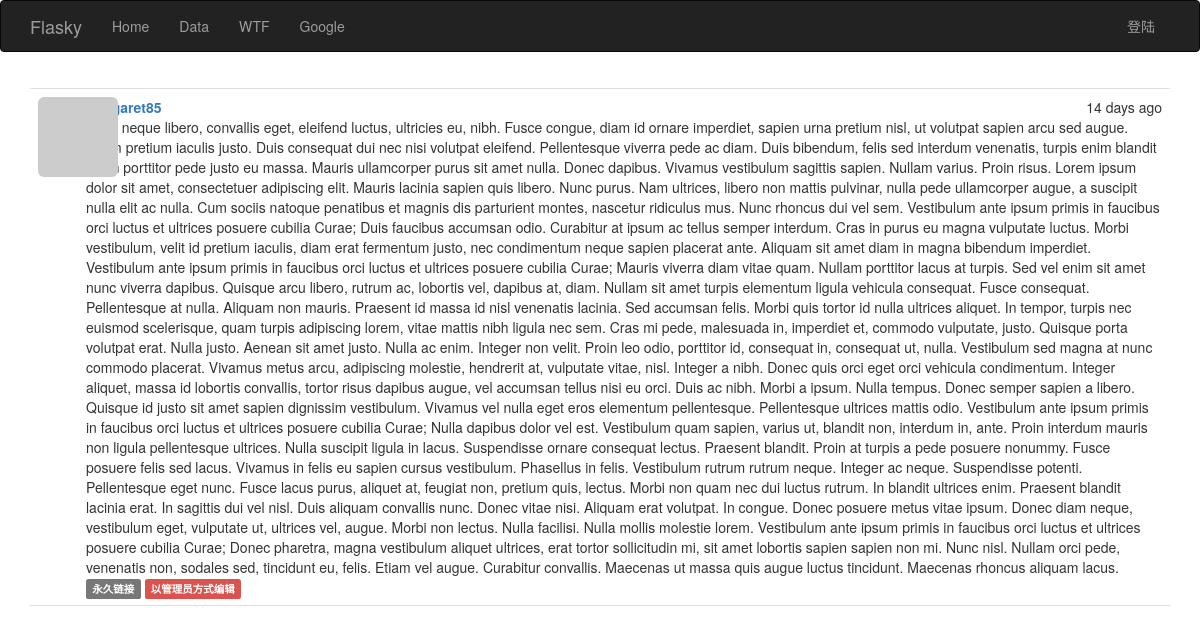
The page /post/12 on the database its author committed.
### app/models.py (models this page shows, shortened)
class Post(db.Model):
    __tablename__ = 'posts'
    id = db.Column(db.Integer,primary_key=True)
    body = db.Column(db.Text)
    timestamp = db.Column(db.DateTime,index=True,default=datetime.utcnow)
    author_id = db.Column(db.Integer,db.ForeignKey('users.id'))
    body_html = db.Column(db.Text)

class User(UserMixin,db.Model):
    __tablename__ = 'users'
    id = db.Column(db.Integer, primary_key=True)
    email = db.Column(db.String(64),unique=True,index=True)
    username = db.Column(db.String(64), unique=True, index=True)
    password_hash = db.Column(db.String(128))
    role_id = db.Column(db.Integer, db.ForeignKey('roles.id'))
    confirmed = db.Column(db.Boolean,default=False)
    name = db.Column(db.String(64))
    location = db.Column(db.String(64))
    about_me = db.Column(db.Text())
    member_since = db.Column(db.DateTime(),default=datetime.utcnow)
    last_seen = db.Column(db.DateTime(),default=datetime.utcnow)
    avatar_hash = db.Column(db.String(32))
    posts = db.relationship('Post',backref='author',lazy='dynamic')
    test1 = db.Column(db.String(32))
    followed = db.relationship('Follow',
                               foreign_keys=[Follow.follower_id],
                               backref=db.backref('follower',lazy='joined'),
                               lazy='dynamic',
                               cascade = 'all,delete-orphan')
    followers = db.relationship('Follow',
                               foreign_keys=[Follow.followed_id],
                               backref=db.backref('followed',lazy='joined'),
                               lazy='dynamic',
                               cascade='all,delete-orphan')
    @property
    def password(self):
        raise AttributeError('password is not a readable attribute')
    def gravatar(self,size=100,default='identicon',rating='g'):
        if request.is_secure:
            url = 'https://secure.gravatar.com/avatar'
        else:
            url = 'http://www.gravatar.com/avatar'
        hash = self.avatar_hash
        return '{url}/{hash}?s={size}&d={default}&r={rating}'.format(url=url,hash=hash,size=size,default=default,rating=rating)

### app/main/views.py (the view)
@main.route('/post/<int:id>')
def post(id):
    post = Post.query.get_or_404(id)
    return render_template('post.html',posts=[post])

### app/auth/views.py (called while the page is built)
@auth.before_app_request
def before_request():
    if current_user.is_authenticated:
        current_user.ping()
        if not current_user.confirmed and request.endpoint[:5] !='auth.':
            return  redirect(url_for('auth.unconfirmed'))

### app/main/__init__.py (called while the page is built)
@main.app_context_processor
def inject_permissions():
    return dict(Permission=Permission)

### app/templates/post.html (shortened to what this page needs)
{% extends "base.html" %}
{% block page_content %}
{% include '_posts.html' %}
{% endblock %}

### app/templates/_posts.html
<ul class="posts">
    {% for post in posts %}
    <li class="post">
        <div class="post-thumbnail">
            <a href="{{ url_for('.user', username=post.author.username) }}">
                <img class="img-rounded profile-thumbnail" src="{{ post.author.gravatar(size=40) }}">
            </a>
        </div>
        <div class="post-content">
            <div class="post-date">{{ moment(post.timestamp).fromNow() }}</div>
            <div class="post-author"><a href="{{ url_for('.user', username=post.author.username) }}">{{ post.author.username }}</a></div>
            <div class="post-body">
                {% if post.body_html %}
                    {{ post.body_html | safe }}
                {% else %}
                    {{ post.body }}
                {% endif %}
            </div>
            <div class="post-footer">
                <a href="{{ url_for('.post',id=post.id) }}">
                    <span class="label label-default">永久链接</span>
                    {% if current_user == post.author %}
                    <a href="{{ url_for('.edit',id=post.id) }}">
                        <span class="label label-primary">编辑</span>
                    </a>
                    {% elif current_user.is_administrator %}
                    <a href="{{ url_for('.edit',id=post.id) }}">
                        <span class="label label-danger">以管理员方式编辑</span>
                    </a>
                    {% endif %}
                </a>
            </div>
        </div>
    </li>
    {% endfor %}
</ul>

### app/static/styles.css (style rules this page uses)
.profile-thumbnail { position: absolute; }
ul.posts { list-style-type: none; padding: 0px; margin: 16px 0px 0px 0px; border-top: 1px solid #e0e0e0; }
ul.posts li.post { padding: 8px; border-bottom: 1px solid #e0e0e0; }
div.post-date { float: right; }
div.post-author { font-weight: bold; }
div.post-thumbnail { position: absolute; }
div.post-content { margin-left: 48px; min-height: 48px; }

### rows shown on the page
Post: timestamp "14 days ago", author.username "margaret85", body "Nulla neque libero, convallis eget, eleifend luctus, ultricies eu, nibh. Fusce congue, diam id ornare imperdiet, sapien urna pretium nisl, ut volutpat sapien arcu sed augue. Etiam pretium iaculis justo. Duis consequat dui nec nisi volutpat eleifend. Pellentesque viverra pede ac diam. Duis bibendum, felis sed interdum venenatis, turpis enim blandit mi, in porttitor pede justo eu massa. Mauris ullamcorper purus sit amet nulla. Donec dapibus. Vivamus vestibulum sagittis sapien. Nullam varius. Proin risus. Lorem ipsum dolor sit amet, consectetuer adipiscing elit. Mauris lacinia sapien quis libero. Nunc purus. Nam ultrices, libero non mattis pulvinar, nulla pede ullamcorper augue, a suscipit…"
